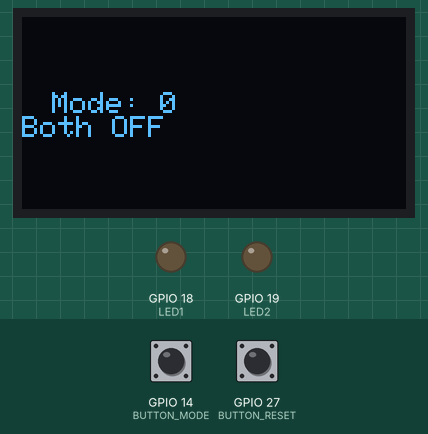
Simulated run of this sketch. Board: ESP32. On the bench: 128×64 one-colour display, output pins drawn as LEDs (lit = HIGH). Dashed ring = blinking. The test bench sets the inputs (shaded band); at power-on: GPIO 14 (BUTTON_MODE) HIGH, GPIO 27 (BUTTON_RESET) HIGH.

Above: at 1.2 s.
1.3 s: GPIO 14 (BUTTON_MODE) pulled LOW for 0.15 s
At 1.47 s:
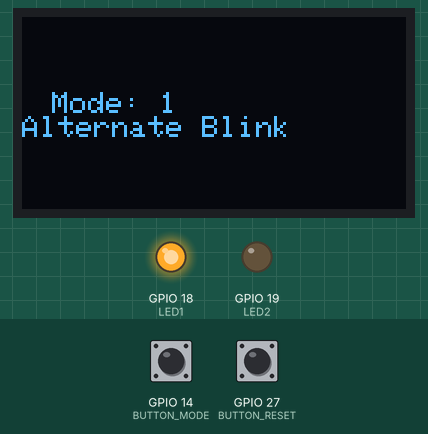
2.0 s: GPIO 14 (BUTTON_MODE) pulled LOW for 1 s
At 3.7 s:
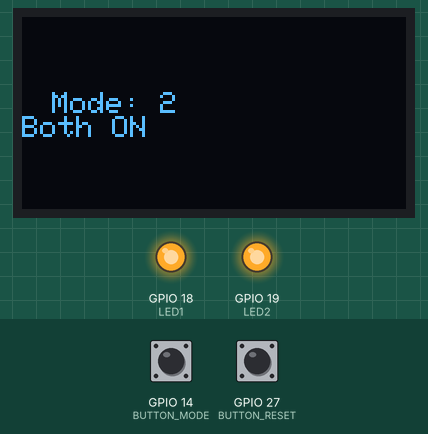
4.5 s: GPIO 14 (BUTTON_MODE) pulled LOW for 0.15 s
At 4.67 s:
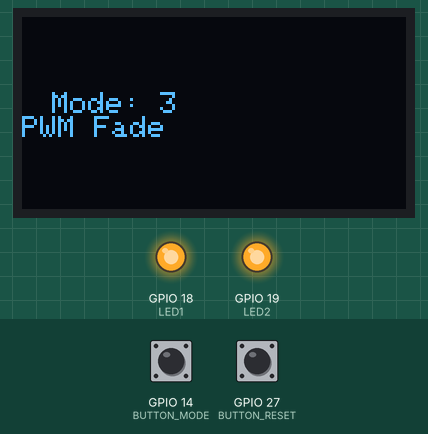
5.2 s: GPIO 27 (BUTTON_RESET) pulled LOW for 3.2 s
At 8.3 s:
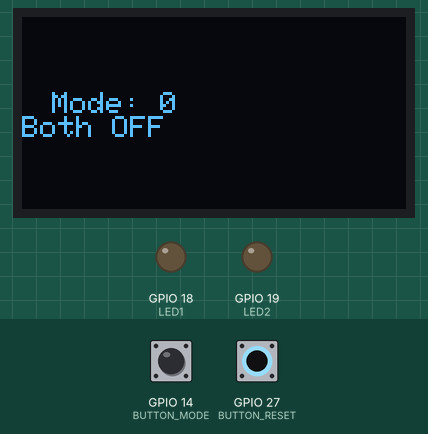
9.9 s: GPIO 14 (BUTTON_MODE) pulled LOW for 3.2 s
At 10.07 s:
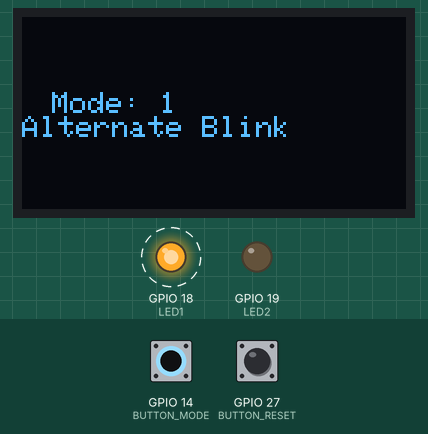
13.7 s: GPIO 27 (BUTTON_RESET) pulled LOW for 1 s
At 13.98 s:
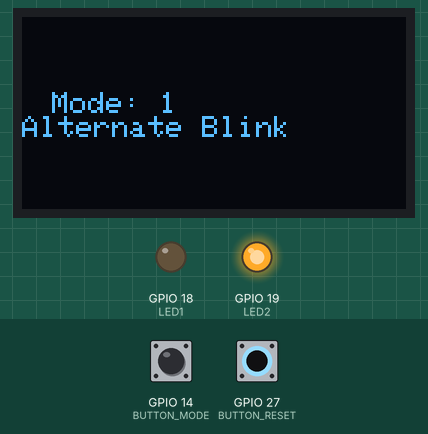
Timing chart, 0 to 16.7 s (numbered marks = the images above; inputs shaded):
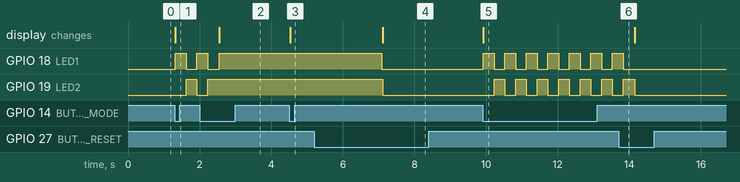

The sketch:

TASK-A.ino
```cpp
//NAME : MUNEEB ANSARI
//TITLE : TASK 1
//ROLL NO : 1270


#include <Arduino.h>
#include <Wire.h>
#include <Adafruit_GFX.h>
#include <Adafruit_SSD1306.h>

#define SCREEN_WIDTH 128
#define SCREEN_HEIGHT 64
Adafruit_SSD1306 display(SCREEN_WIDTH, SCREEN_HEIGHT, &Wire, -1);

// Pins
#define LED1 18
#define LED2 19
#define BUTTON_MODE 14
#define BUTTON_RESET 27

int mode = 0;
bool lastModeState = HIGH;
bool lastResetState = HIGH;
unsigned long lastPressTime = 0;
const unsigned long debounceDelay = 200;

void showMode() {
  display.clearDisplay();
  display.setTextSize(1);
  display.setTextColor(SSD1306_WHITE);
  display.setCursor(10, 25);
  display.print("Mode: ");
  display.println(mode);

  if (mode == 0) display.println("Both OFF");
  else if (mode == 1) display.println("Alternate Blink");
  else if (mode == 2) display.println("Both ON");
  else if (mode == 3) display.println("PWM Fade");

  display.display();
}

void setup() {
  pinMode(LED1, OUTPUT);
  pinMode(LED2, OUTPUT);
  pinMode(BUTTON_MODE, INPUT_PULLUP);
  pinMode(BUTTON_RESET, INPUT_PULLUP);

  display.begin(SSD1306_SWITCHCAPVCC, 0x3C);
  showMode();
}

void loop() {
  bool modeState = digitalRead(BUTTON_MODE);
  bool resetState = digitalRead(BUTTON_RESET);

  // ---- Handle Mode Button ----
  if (modeState == LOW && lastModeState == HIGH && millis() - lastPressTime > debounceDelay) {
    lastPressTime = millis();
    mode = (mode + 1) % 4;
    showMode();
  }

  // ---- Handle Reset Button ----
  if (resetState == LOW && lastResetState == HIGH && millis() - lastPressTime > debounceDelay) {
    lastPressTime = millis();
    mode = 0; // back to off
    showMode();
  }

  lastModeState = modeState;
  lastResetState = resetState;

  // ---- LED Behavior ----
  switch (mode) {
    case 0: // both off
      digitalWrite(LED1, LOW);
      digitalWrite(LED2, LOW);
      break;

    case 1: // alternate blink
      digitalWrite(LED1, HIGH);
      digitalWrite(LED2, LOW);
      delay(300);
      digitalWrite(LED1, LOW);
      digitalWrite(LED2, HIGH);
      delay(300);
      break;

    case 2: // both on
      digitalWrite(LED1, HIGH);
      digitalWrite(LED2, HIGH);
      break;

    case 3: // fade
      for (int i = 0; i <= 255; i++) {
        analogWrite(LED1, i);
        delay(5);
      }
      for (int i = 255; i >= 0; i--) {
        analogWrite(LED1, i);
        delay(5);
      }
      break;
  }
}
```

Measured:
- after the input at 1.3 s, GPIO 18 (LED1): LOW → HIGH at once, → LOW 0.30 s later, → HIGH 0.30 s later; GPIO 19 (LED2): LOW → HIGH after 0.33 s, → LOW 0.30 s later; the display: changes at once (image 1)
- after the input at 2.0 s, GPIO 18 (LED1): goes on until 2.6 s, then stays HIGH; GPIO 19 (LED2): goes on until 2.2 s, then stays HIGH; the display: first differs from a run without the input after 0.55 s (image 2)
- after the input at 4.5 s, the display: changes at once (image 3)
- after the input at 5.2 s, GPIO 18 (LED1): goes on until 7.1 s, then stays LOW; GPIO 19 (LED2): HIGH → LOW after 1.9 s; the display: changes after 1.9 s (image 4)
- after the input at 9.9 s, GPIO 18 (LED1): alternates HIGH for 0.30 s and LOW for 0.30 s, starting at once; GPIO 19 (LED2): alternates HIGH for 0.30 s and LOW for 0.30 s, starting after 0.33 s; the display: changes at once (image 5)
- after the input at 13.7 s, GPIO 18 (LED1): goes on until 13.8 s, then stays LOW; GPIO 19 (LED2): goes on until 14.2 s, then stays LOW
